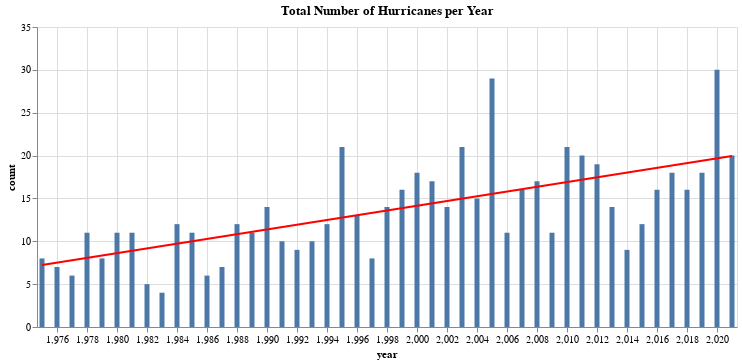

This figure's notebook cell:
### Code cell
hurricanes + trendline

### Figure 1 — Vega-Lite specification as saved in the notebook (floating-point values rounded to 4 significant figures)
{"config": {"view": {"continuousWidth": 300, "continuousHeight": 300}}, "layer": [{"mark": {"type": "bar"}, "encoding": {"tooltip": [{"field": "year", "type": "quantitative"}, {"aggregate": "count", "field": "year", "type": "quantitative"}], "x": {"field": "year", "scale": {"domain": [1975, 2021]}, "type": "quantitative"}, "y": {"field": "count", "scale": {"domain": [0, 35]}, "type": "quantitative"}}, "title": "Total Number of Hurricanes per Year"}, {"mark": {"type": "line", "color": "red"}, "encoding": {"tooltip": [{"field": "year", "type": "quantitative"}, {"aggregate": "count", "field": "year", "type": "quantitative"}], "x": {"field": "year", "scale": {"domain": [1975, 2021]}, "type": "quantitative"}, "y": {"field": "count", "scale": {"domain": [0, 35]}, "type": "quantitative"}}, "title": "Total Number of Hurricanes per Year", "transform": [{"on": "year", "regression": "count"}]}], "data": {"name": "data-7276aa9c6057dce22eea2ebbbb62e382"}, "width": 700, "$schema": "https://vega.github.io/schema/vega-lite/v5.8.0.json", "datasets": {"data-7276aa9c6057dce22eea2ebbbb62e382": [{"year": 2020, "count": 30}, {"year": 2005, "count": 29}, {"year": 2010, "count": 21}, {"year": 1995, "count": 21}, {"year": 2003, "count": 21}, {"year": 2011, "count": 20}, {"year": 2021, "count": 20}, {"year": 2012, "count": 19}, {"year": 2017, "count": 18}, {"year": 2000, "count": 18}, {"year": 2019, "count": 18}, {"year": 2001, "count": 17}, {"year": 2008, "count": 17}, {"year": 2007, "count": 16}, {"year": 1999, "count": 16}, {"year": 2016, "count": 16}, {"year": 2018, "count": 16}, {"year": 2004, "count": 15}, {"year": 1990, "count": 14}, {"year": 2013, "count": 14}, {"year": 1998, "count": 14}, {"year": 2002, "count": 14}, {"year": 1996, "count": 13}, {"year": 1988, "count": 12}, {"year": 1984, "count": 12}, {"year": 2015, "count": 12}, {"year": 1994, "count": 12}, {"year": 1981, "count": 11}, {"year": 1989, "count": 11}, {"year": 1978, "count": 11}, {"year": 2006, "count": 11}, {"year": 1985, "count": 11}, {"year": 2009, "count": 11}, {"year": 1980, "count": 11}, {"year": 1993, "count": 10}, {"year": 1991, "count": 10}, {"year": 2014, "count": 9}, {"year": 1992, "count": 9}, {"year": 1979, "count": 8}, {"year": 1975, "count": 8}, {"year": 1997, "count": 8}, {"year": 1987, "count": 7}, {"year": 1976, "count": 7}, {"year": 1977, "count": 6}, {"year": 1986, "count": 6}, {"year": 1982, "count": 5}, {"year": 1983, "count": 4}]}}
